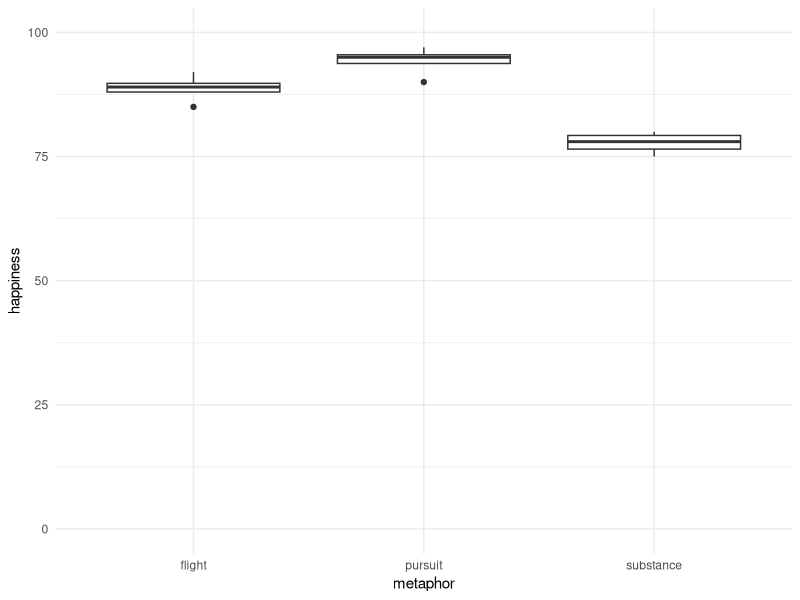
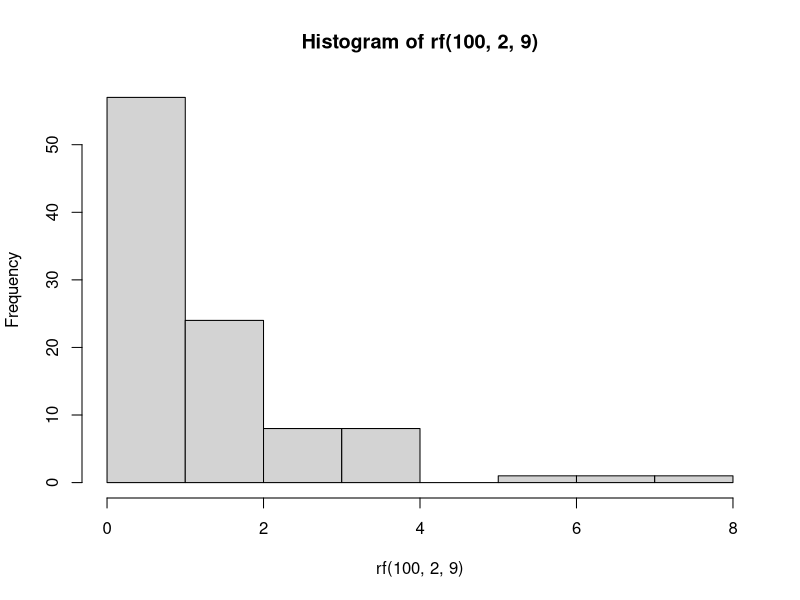
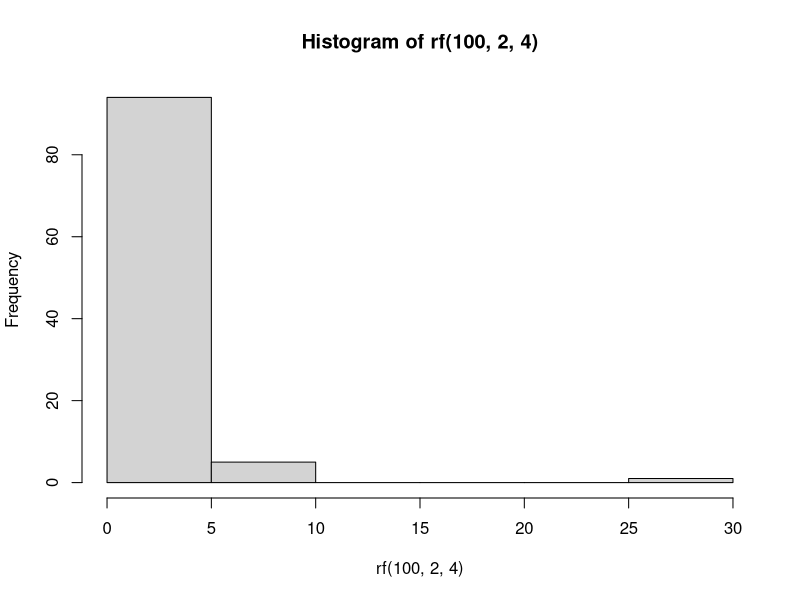

Write the R code that produced these figures, in order.
## ---- chunk 1
knitr::opts_chunk$set(echo = TRUE)
## ---- chunk 2
library(tidyverse)
library(reshape)
## ---- chunk 3
df_metaphor = data.frame(
  pursuit = c(95, 90, 97, 95),
  flight = c(85, 89, 92, 89),
  substance = c(75, 77, 79, 80)
) %>%
  gather(key = "metaphor", value = "happiness")
## ---- chunk 4
df_sum = df_metaphor %>%
  group_by(metaphor) %>%
  summarise(mean_happiness = mean(happiness),
            total_happiness = sum(happiness))

df_sum
## ---- chunk 5
df_metaphor %>%
  ggplot(aes(x = metaphor,
             y = happiness)) +
  geom_boxplot() +
  scale_y_continuous(limits = c(0, 100)) +
  theme_minimal()
## ---- chunk 6
total_ss = sum((df_metaphor$happiness - mean(df_metaphor$happiness))**2)
total_ss
## ---- chunk 7
between_ss = 4 * sum((df_sum$mean_happiness - mean(df_metaphor$happiness))**2)
between_ss
## ---- chunk 8
within_ss = total_ss - between_ss
within_ss
## ---- chunk 9
df_merged = merge(df_metaphor, df_sum, by="metaphor")
df_merged$diff = df_merged$happiness - df_merged$mean_happiness
df_merged$squared = df_merged$diff ** 2
within_ss_2 = sum(df_merged$squared)
within_ss_2
## ---- chunk 10
df_between = 3 - 1
df_between
## ---- chunk 11
df_within = 12 - 3
df_within
## ---- chunk 12
ms_between = between_ss / df_between
ms_between
ms_within = within_ss / df_within
ms_within
## ---- chunk 13
f_value = ms_between / ms_within
f_value
## ---- chunk 14
hist(rf(100, 2, 9))
## ---- chunk 15
hist(rf(100, 2, 4))
## ---- chunk 16
model = aov(data = df_metaphor,
            happiness ~ metaphor)
## ---- chunk 17
summary(model)
